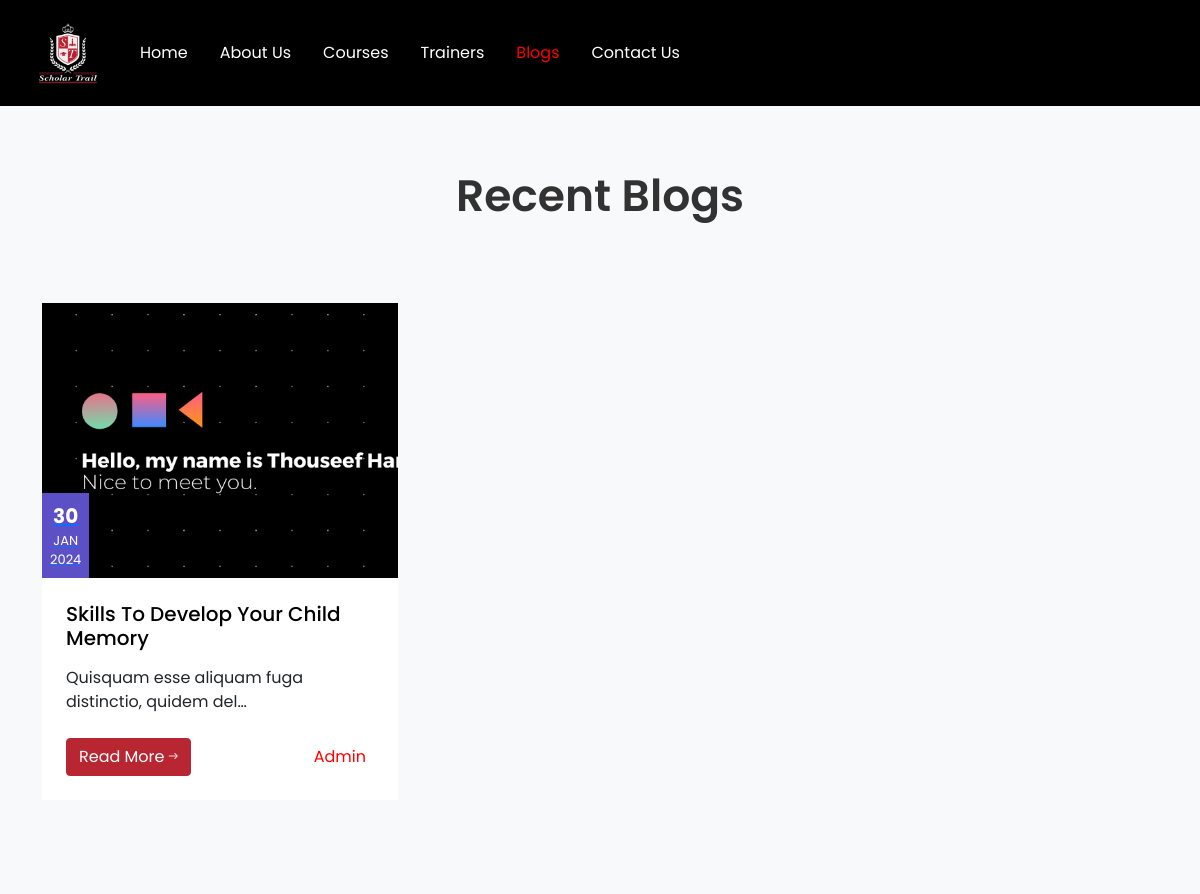
The app's page /blogs/ with its own data.
### blog/models.py (models this page shows, shortened)
class BlogPost(models.Model):
    title_name = models.CharField(max_length=100)
    image = models.ImageField(upload_to="blogs/")
    content = models.TextField()
    created_at = models.DateTimeField(auto_now_add=True)
    updated_at = models.DateTimeField(auto_now=True)

### blog/views.py (the view)
# urls.py: path("", views.BlogListView.as_view(), name="blogs-list"),
class BlogListView(View):
    def get(self, request, *args, **kwargs):
        blogs = BlogPost.objects.all()
        context = {"blogs": blogs}
        return render(request, "blog/blog_list.html", context)

### templates/blog/blog_list.html (shortened to what this page needs)
{% extends "index.html" %}
{% block content %}
{% if blogs %}
<section class="ftco-section bg-light">
			<div class="container">
				<div class="row justify-content-center mb-5 pb-2">
          <div class="col-md-8 text-center heading-section ftco-animate">
            <h2 class="mb-4"><span>Recent</span> Blogs</h2>
          </div>
        </div>
				<div class="row">
                    {% for blog in blogs %}
                    <div class="col-md-6 col-lg-4 ftco-animate">
            <div class="blog-entry">
              <a href="{% url 'blog_detail' blog.id %}" class="block-20 d-flex align-items-end" style="background-image: url('{{blog.image.url}}');">
								<div class="meta-date text-center p-2" style="text-decoration:none;">
                <span class="day" style="text-decoration:none;">{{blog.created_at|date:"d"|upper}}</span>
                  <span class="mos" style="text-decoration:none;">{{blog.created_at|date:"b"|upper}}</span>
                  <span class="yr" style="text-decoration:none;">{{blog.created_at|date:"Y"}}</span>
                </div>
              </a>
              <div class="text bg-white p-4">
                <h3 class="heading"><a href="{% url 'blog_detail' blog.id %}" style="text-decoration:none;">{{blog.title_name}}</a></h3>
                <p>{{blog.content|truncatechars:50}}</p>
                <div class="d-flex align-items-center mt-4">
	                <p class="mb-0"><a href="{% url 'blog_detail' blog.id %}" class="btn btn-primary">Read More <span class="ion-ios-arrow-round-forward"></span></a></p>
	                <p class="ml-auto mb-0">
	                	<a href="#" style="text-decoration:none;color:red;" class="mr-2">Admin</a>
	                </p>
                </div>
              </div>
            </div>
          </div>
                    {% endfor %}
        </div>
			</div>
		</section>
    {% else %}
    <h1>No Blog Data</h1>
{% endif %}
{% endblock content %}

### records on screen
BlogPost: image (picture), created_at "30", created_at "JAN", created_at "2024", title_name "Skills To Develop Your Child Memory", content "Quisquam esse aliquam fuga distinctio, quidem del…"
